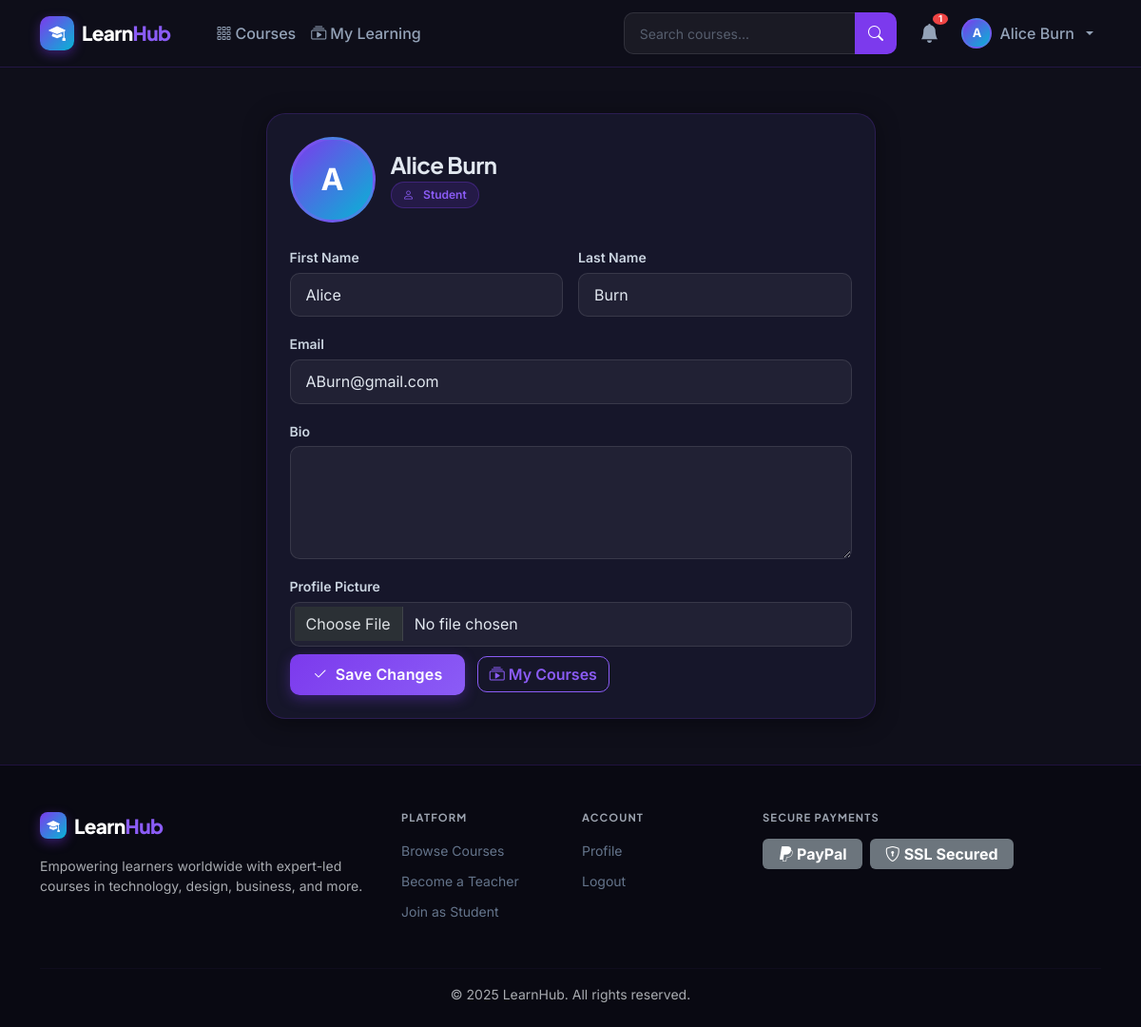
The app's page /accounts/profile/ (signed in) with its own data.
### apps/accounts/models.py (models this page shows, shortened)
class CustomUser(AbstractUser):
    ROLE_CHOICES = (
        ('student', 'Student'),
        ('teacher', 'Teacher'),
    )
    role = models.CharField(max_length=10, choices=ROLE_CHOICES, default='student')
    is_otp_verified = models.BooleanField(default=False)
    otp_secret = models.CharField(max_length=64, blank=True, default='')
    @property
    def is_teacher(self):
        return self.role == 'teacher'
    @property
    def is_student(self):
        return self.role == 'student'

class StudentProfile(models.Model):
    user = models.OneToOneField(CustomUser, on_delete=models.CASCADE, related_name='student_profile')
    avatar = models.ImageField(upload_to='avatars/students/', blank=True, null=True)
    bio = models.TextField(blank=True)

### apps/accounts/views.py (the view)
# urls.py: path('profile/', views.profile, name='profile'),
@login_required
def profile(request):
    user = request.user
    if user.is_teacher:
        profile_obj, _ = TeacherProfile.objects.get_or_create(user=user)
        if request.method == 'POST':
            form = TeacherProfileForm(request.POST, request.FILES, instance=profile_obj)
            if form.is_valid():
                user.first_name = form.cleaned_data['first_name']
                user.last_name = form.cleaned_data['last_name']
                user.email = form.cleaned_data['email']
                user.save()
                form.save()
                messages.success(request, 'Profile updated successfully.')
                return redirect('accounts:profile')
        else:
            form = TeacherProfileForm(
                instance=profile_obj,
                initial={'first_name': user.first_name, 'last_name': user.last_name, 'email': user.email}
            )
        return render(request, 'accounts/teacher_profile.html', {'form': form, 'profile': profile_obj})
    else:
        profile_obj, _ = StudentProfile.objects.get_or_create(user=user)
        if request.method == 'POST':
            form = StudentProfileForm(request.POST, request.FILES, instance=profile_obj)
            if form.is_valid():
                user.first_name = form.cleaned_data['first_name']
                user.last_name = form.cleaned_data['last_name']
                user.email = form.cleaned_data['email']
                user.save()
                form.save()
                messages.success(request, 'Profile updated successfully.')
                return redirect('accounts:profile')
        else:
            form = StudentProfileForm(
                instance=profile_obj,
                initial={'first_name': user.first_name, 'last_name': user.last_name, 'email': user.email}
            )
        return render(request, 'accounts/student_profile.html', {'form': form, 'profile': profile_obj})

### apps/accounts/forms.py
class StudentProfileForm(forms.ModelForm):
    first_name = forms.CharField(max_length=50)
    last_name = forms.CharField(max_length=50)
    email = forms.EmailField()
    class Meta:
        model = StudentProfile
        fields = ['avatar', 'bio']
        widgets = {'bio': forms.Textarea(attrs={'rows': 4})}

### apps/notifications/context_processors.py (called while the page is built)
def notifications_count(request):
    if request.user.is_authenticated:
        count = Notification.objects.filter(recipient=request.user, is_read=False).count()
        return {'unread_notifications_count': count}
    return {'unread_notifications_count': 0}

### templates/accounts/student_profile.html (shortened to what this page needs)
{% extends 'base.html' %}
{% load widget_tweaks %}
{% block content %}
<div class="container py-5">
  <div class="row justify-content-center">
    <div class="col-lg-7">
      <div class="lh-card p-4">
        <div class="d-flex align-items-center gap-3 mb-4">
          {% if profile.avatar %}
            <img src="{{ profile.avatar.url }}" class="avatar-lg" alt="avatar">
          {% else %}
            <div class="avatar-placeholder-lg">{{ user.first_name|first|upper|default:user.username|first|upper }}</div>
          {% endif %}
          <div>
            <h4 class="mb-1">{{ user.get_full_name|default:user.username }}</h4>
            <span class="tag"><i class="bi bi-person me-1"></i>Student</span>
          </div>
        </div>
        <form method="post" enctype="multipart/form-data" novalidate>
          <div class="row g-3">
            <div class="col-6">
              <label class="form-label">First Name</label>
              {% render_field form.first_name class="form-control" %}
            </div>
            <div class="col-6">
              <label class="form-label">Last Name</label>
              {% render_field form.last_name class="form-control" %}
            </div>
            <div class="col-12">
              <label class="form-label">Email</label>
              {% render_field form.email class="form-control" %}
            </div>
            <div class="col-12">
              <label class="form-label">Bio</label>
              {% render_field form.bio class="form-control" %}
            </div>
            <div class="col-12">
              <label class="form-label">Profile Picture</label>
              {% render_field form.avatar class="form-control" %}
            </div>
            <div class="col-12 mt-2">
              <button type="submit" class="btn btn-primary px-4" id="save-profile-btn">
                <i class="bi bi-check2 me-2"></i>Save Changes
              </button>
              <a href="{% url 'courses:my_courses' %}" class="btn btn-outline-primary ms-2">
                <i class="bi bi-collection-play me-1"></i>My Courses
              </a>
            </div>
          </div>
        </form>
      </div>
    </div>
  </div>
</div>
{% endblock %}

### templates/base.html (shortened to what this page needs)
<!DOCTYPE html>
<html lang="en" data-bs-theme="dark">
<head>
  <link href="https://cdn.jsdelivr.net/npm/bootstrap@5.3.3/dist/css/bootstrap.min.css" rel="stylesheet">
  <link href="https://cdn.jsdelivr.net/npm/bootstrap-icons@1.11.3/font/bootstrap-icons.min.css" rel="stylesheet">
  {% load static %}
  <link rel="stylesheet" href="{% static 'css/style.css' %}">
</head>
<body>
<nav class="navbar navbar-expand-lg lh-navbar sticky-top" id="mainNav">
  <div class="container">
    <a class="navbar-brand d-flex align-items-center gap-2" href="{% url 'home' %}">
      <div class="brand-icon"><i class="bi bi-mortarboard-fill"></i></div>
      <span class="brand-text">Learn<span class="brand-accent">Hub</span></span>
    </a>
    <div class="collapse navbar-collapse" id="navbarNav">
      <ul class="navbar-nav me-auto ms-4">
        <li class="nav-item">
          <a class="nav-link {% if request.resolver_match.url_name == 'catalog' %}active{% endif %}" href="{% url 'courses:catalog' %}">
            <i class="bi bi-grid-3x3-gap me-1"></i>Courses
          </a>
        </li>
        {% if user.is_authenticated and user.is_student %}
        <li class="nav-item">
          <a class="nav-link {% if request.resolver_match.url_name == 'my_courses' %}active{% endif %}" href="{% url 'courses:my_courses' %}">
            <i class="bi bi-collection-play me-1"></i>My Learning
          </a>
        </li>
        {% endif %}
      </ul>
      <form class="d-flex me-3 search-form" action="{% url 'courses:catalog' %}" method="GET">
        <div class="input-group">
          <input class="form-control search-input" type="search" name="q" placeholder="Search courses..."
                 value="{{ request.GET.q|default:'' }}" aria-label="Search">
          <button class="btn btn-search" type="submit"><i class="bi bi-search"></i></button>
        </div>
      </form>
      <ul class="navbar-nav align-items-center gap-2">
        {% if user.is_authenticated %}
        <li class="nav-item">
          <a class="nav-link position-relative notif-bell" href="{% url 'notifications:list' %}" id="notifBell">
            <i class="bi bi-bell-fill fs-5"></i>
            {% if unread_notifications_count > 0 %}
            <span class="badge notif-badge" id="notifCount">{{ unread_notifications_count }}</span>
            {% endif %}
          </a>
        </li>
        <li class="nav-item dropdown">
          <a class="nav-link dropdown-toggle d-flex align-items-center gap-2 user-menu"
             href="#" id="userDropdown" role="button" data-bs-toggle="dropdown">
            <div class="user-avatar-sm">
              {% if user.is_teacher and user.teacher_profile.avatar %}
                <img src="{{ user.teacher_profile.avatar.url }}" alt="avatar">
              {% elif user.is_student and user.student_profile.avatar %}
                <img src="{{ user.student_profile.avatar.url }}" alt="avatar">
              {% else %}
                <span>{{ user.first_name|first|upper|default:user.username|first|upper }}</span>
              {% endif %}
            </div>
            <span class="d-none d-md-inline">{{ user.get_full_name|default:user.username }}</span>
          </a>
        </li>
        {% endif %}
      </ul>
    </div>
  </div>
</nav>
<main class="main-content">
  {% block content %}{% endblock %}
</main>
<footer class="lh-footer mt-auto">
  <div class="container">
    <div class="row gy-4">
      <div class="col-lg-4">
        <div class="d-flex align-items-center gap-2 mb-3">
          <div class="brand-icon brand-icon-sm"><i class="bi bi-mortarboard-fill"></i></div>
          <span class="brand-text">Learn<span class="brand-accent">Hub</span></span>
        </div>
        <p class="text-muted small">Empowering learners worldwide with expert-led courses in technology, design, business, and more.</p>
      </div>
      <div class="col-lg-2 col-6">
        <h6 class="footer-heading">Platform</h6>
        <ul class="list-unstyled footer-links">
          <li><a href="{% url 'courses:catalog' %}">Browse Courses</a></li>
          <li><a href="{% url 'accounts:teacher_signup' %}">Become a Teacher</a></li>
          <li><a href="{% url 'accounts:student_signup' %}">Join as Student</a></li>
        </ul>
      </div>
      <div class="col-lg-2 col-6">
        <h6 class="footer-heading">Account</h6>
        <ul class="list-unstyled footer-links">
          {% if user.is_authenticated %}
          <li><a href="{% url 'accounts:profile' %}">Profile</a></li>
          <li><a href="{% url 'accounts:logout' %}">Logout</a></li>
          {% else %}
          <li><a href="{% url 'accounts:login' %}">Login</a></li>
          <li><a href="{% url 'accounts:student_signup' %}">Sign Up</a></li>
          {% endif %}
        </ul>
      </div>
      <div class="col-lg-4">
        <h6 class="footer-heading">Secure Payments</h6>
        <div class="d-flex gap-2 align-items-center mt-2">
          <span class="badge bg-secondary fs-6 px-3 py-2"><i class="bi bi-paypal me-1"></i>PayPal</span>
          <span class="badge bg-secondary fs-6 px-3 py-2"><i class="bi bi-shield-lock me-1"></i>SSL Secured</span>
        </div>
      </div>
    </div>
    <hr class="footer-divider">
    <p class="text-center text-muted small mb-0">© 2025 LearnHub. All rights reserved.</p>
  </div>
</footer>
</body>
</html>

### records on screen
CustomUser: first_name|first "A", get_full_name "Alice Burn", first_name "Alice", last_name "Burn", email "ABurn@gmail.com"

### other values on screen
{{ unread_notifications_count }} "1"
